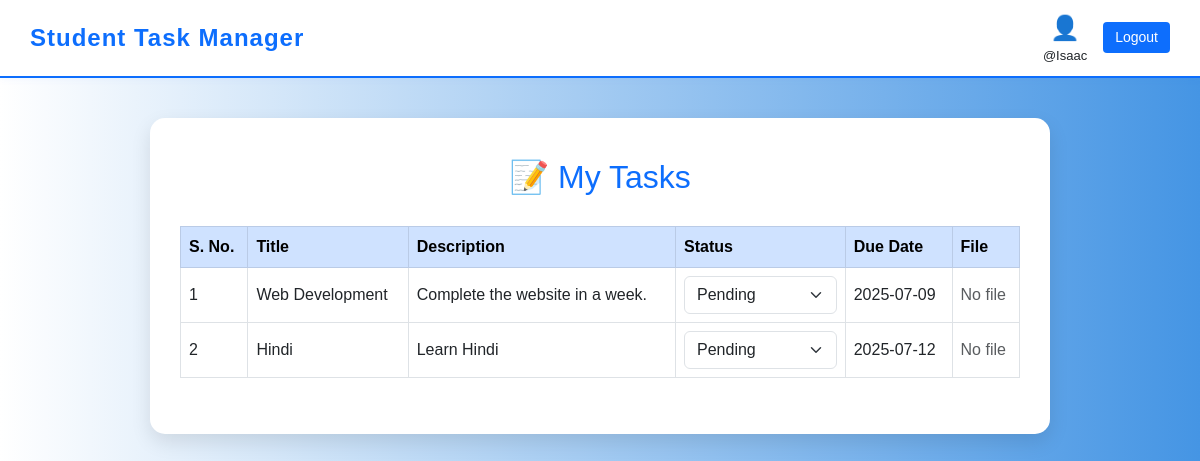
The app's page /my_tasks.php (signed in), older data.
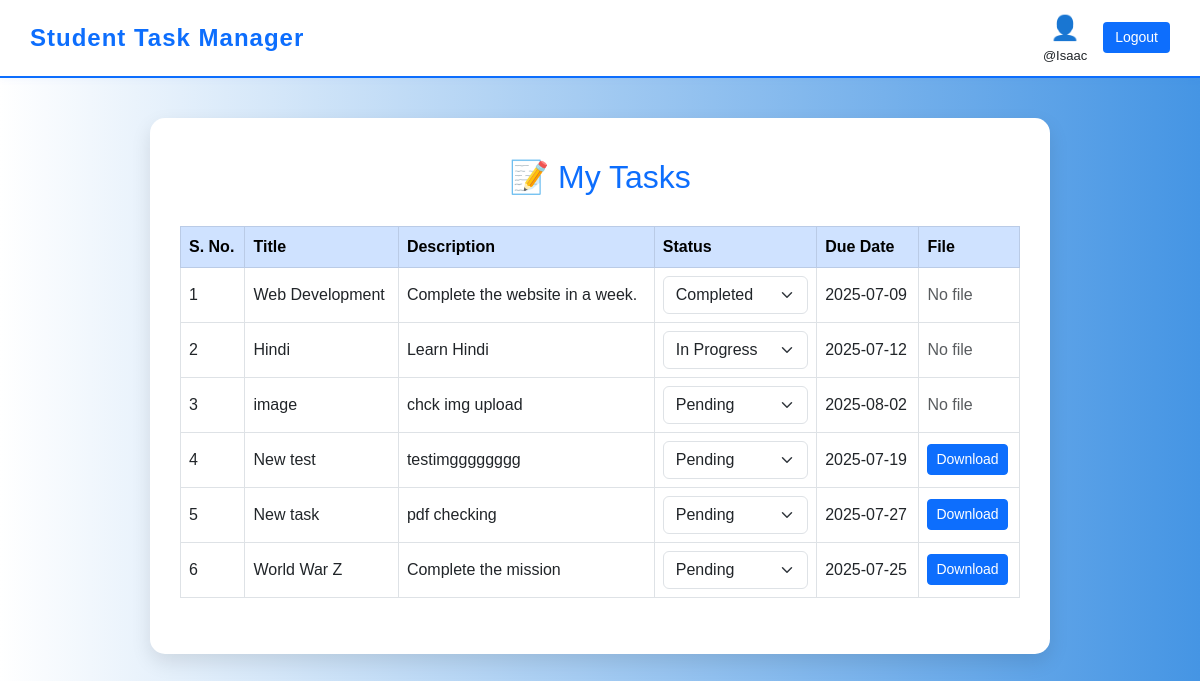
The same page, newer data.
### tables this page shows
CREATE TABLE `tasks` (
  `id` int(11) NOT NULL,
  `title` varchar(100) NOT NULL,
  `description` text DEFAULT NULL,
  `assigned_to` int(11) DEFAULT NULL,
  `due_date` date DEFAULT NULL,
  `status` enum('pending','in_progress','completed') DEFAULT 'pending',
  `created_at` timestamp NOT NULL DEFAULT current_timestamp(),
  `file_path` varchar(255) DEFAULT NULL
);

### my_tasks.php (the view, shortened to what this page needs)
<?php
include 'partials/new_dbconnect.php';
$rollno = $_SESSION['rollno'];
$sql = "SELECT * FROM tasks WHERE assigned_to = ?";
$stmt = mysqli_prepare($conn, $sql);
mysqli_stmt_bind_param($stmt, "s", $rollno);
mysqli_stmt_execute($stmt);
$result = mysqli_stmt_get_result($stmt);
$tasks = [];
while ($row = mysqli_fetch_assoc($result)) {
    $tasks[] = $row;
}
?>
<!DOCTYPE html>
<html lang="en">
<head>
    <link href="https://cdn.jsdelivr.net/npm/bootstrap@5.3.0/dist/css/bootstrap.min.css" rel="stylesheet"/>
</head>
<body>
<nav class="navbar navbar-custom">
    <span class="navbar-brand">Student Task Manager</span>
    <div class="d-flex align-items-center gap-3">
        <div class="text-center">
            <div style="font-size: 24px; color: #0d6efd;">👤</div>
            <div style="font-size: 13px;">
                @<?= isset($_SESSION['username']) ? htmlspecialchars($_SESSION['username']) : 'User' ?>
            </div>
        </div>
        <button class="btn-logout" onclick="location.href='logout.php'">Logout</button>
    </div>
</nav>
<div class="dashboard-container">
    <h2>📝 My Tasks</h2>
    <table class="table table-bordered align-middle">
        <thead class="table-primary">
            <tr>
                <th>S. No.</th>
                <th>Title</th>
                <th>Description</th>
                <th>Status</th>
                <th>Due Date</th>
                <th>File</th>
            </tr>
        </thead>
        <tbody>
        <?php if (count($tasks) > 0): ?>
            <?php foreach ($tasks as $i => $task): ?>
                <tr>
                    <td><?= $i + 1 ?></td>
                    <td><?= htmlspecialchars($task['title']) ?></td>
                    <td><?= htmlspecialchars($task['description']) ?></td>
                    <td>
                        <select class="form-select status-dropdown" data-task-id="<?= $task['id'] ?>">
                            <option value="pending" <?= $task['status'] == 'pending' ? 'selected' : '' ?>>Pending</option>
                            <option value="in_progress" <?= $task['status'] == 'in_progress' ? 'selected' : '' ?>>In Progress</option>
                            <option value="completed" <?= $task['status'] == 'completed' ? 'selected' : '' ?>>Completed</option>
                        </select>
                    </td>
                    <td><?= htmlspecialchars($task['due_date']) ?></td>
                    <td>
                        <?php
                        if (!empty($task['file_path'])) {
                            $fileName = basename($task['file_path']);
                            $fileUrl = "/loginsystem/tasks/uploads/" . $fileName;
                            echo "<a href='$fileUrl' class='btn btn-primary btn-sm' download>Download</a>";
                        } else {
                            echo "<span class='text-muted'>No file</span>";
                        }
                        ?>
                    </td>
                </tr>
            <?php endforeach; ?>
        <?php else: ?>
            <tr><td colspan="6" class="text-center">No tasks found.</td></tr>
        <?php endif; ?>
        </tbody>
</table>
</div>
</body>
</html>

### my_tasks.php (style rules this page uses)
body { background: linear-gradient(to left, #4595e4, white); font-family: Arial, sans-serif; min-height: 100vh; }
.navbar-custom { background: #fff; border-bottom: 2px solid #0d6efd; padding: 10px 30px; margin-bottom: 30px; box-shadow: 0 2px 8px rgba(13, 110, 253, 0.04); display: flex; justify-content: space-between; align-items: center; }
.navbar-brand { font-weight: bold; color: #0d6efd; font-size: 1.5rem; letter-spacing: 1px; }
.btn-logout { background: #0d6efd; color: white; border: none; border-radius: 4px; padding: 5px 12px; font-size: 14px; }
.dashboard-container { max-width: 900px; margin: 40px auto; background: #fff; border-radius: 15px; box-shadow: 0 8px 20px rgba(0,0,0,0.1); padding: 40px 30px; }
h2 { color: #0d6efd; margin-bottom: 30px; text-align: center; }
select.form-select { min-width: 140px; }

Row changes from the older to the newer data that the page shows:
changed tasks "Web Development": status+id "Pending" → "Completed"
changed tasks "Hindi": status+id "Pending" → "In Progress"
added tasks: title "image", description "chck img upload", status+id "Pending", due_date "2025-08-02", file_path "No file"
added tasks: title "New test", description "testimgggggggg", status+id "Pending", due_date "2025-07-19"
added tasks: title "New task", description "pdf checking", status+id "Pending", due_date "2025-07-27"
added tasks: title "World War Z", description "Complete the mission", status+id "Pending", due_date "2025-07-25"
